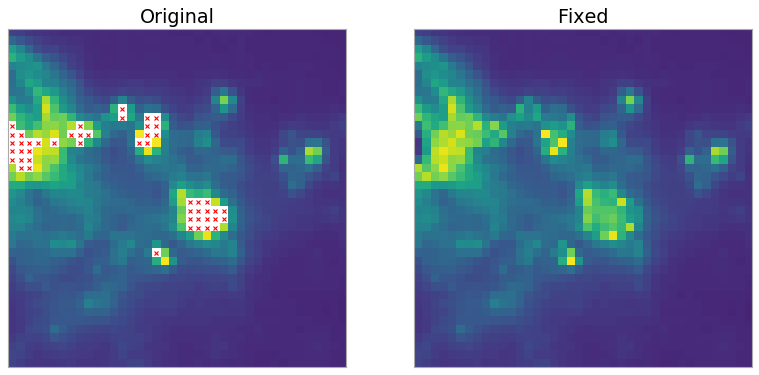

Reproduce this figure in Python.
import numpy as np
import matplotlib.pyplot as plt

from astropy.io import fits
from astropy.utils.data import get_pkg_data_filename
from astropy.convolution import Gaussian2DKernel, interpolate_replace_nans

# Load the data from data.astropy.org
filename = get_pkg_data_filename('galactic_center/gc_msx_e.fits')

hdu = fits.open(filename)[0]
img = hdu.data[50:90, 60:100] * 1e5

# This example is intended to demonstrate how astropy.convolve and
# scipy.convolve handle missing data, so we start by setting the brightest
# pixels to NaN to simulate a "saturated" data set
img[img > 2e1] = np.nan

# We smooth with a Gaussian kernel with stddev=1
# It is a 9x9 array
kernel = Gaussian2DKernel(stddev=1)

# create a "fixed" image with NaNs replaced by interpolated values
fixed_image = interpolate_replace_nans(img, kernel)

# Now we do a bunch of plots.  In the first two plots, the originally masked
# values are marked with red X's
plt.figure(1, figsize=(12, 6)).clf()
plt.close(2) # close the second plot from above

ax1 = plt.subplot(1, 2, 1)
im = ax1.imshow(img, vmin=-2., vmax=2.e1, origin='lower',
                interpolation='nearest', cmap='viridis')
y, x = np.where(np.isnan(img))
ax1.set_autoscale_on(False)
ax1.plot(x, y, 'rx', markersize=4)
ax1.set_title("Original")
ax1.set_xticklabels([])
ax1.set_yticklabels([])

ax2 = plt.subplot(1, 2, 2)
im = ax2.imshow(fixed_image, vmin=-2., vmax=2.e1, origin='lower',
                interpolation='nearest', cmap='viridis')
ax2.set_title("Fixed")
ax2.set_xticklabels([])
ax2.set_yticklabels([])
